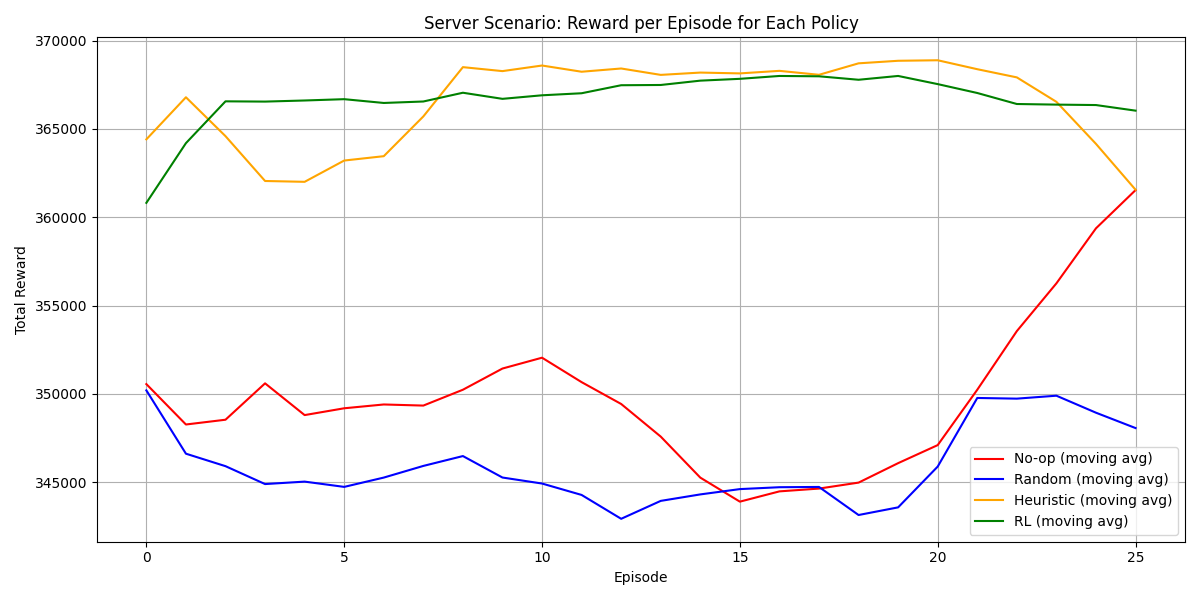

Write Python code to recreate this figure.
import numpy as np
import matplotlib.pyplot as plt
import os

REWARDS_DIR = "Second Scenario - Server/rewards"

def load_rewards(filename):
    """"Load rewards data from a .npy file."""
    path = os.path.join(REWARDS_DIR, filename)
    if not os.path.exists(path):
        print(f"File not found: {path}")
        return None
    return np.load(path)

def moving_average(data, window=5):
    """Compute the moving average of the data with a specified window size."""
    return np.convolve(data, np.ones(window)/window, mode='valid')

def main():
    """Main function to compare strategies in the server scenario."""
    rewards_files = {
        "No-op": "rewards_noop_server.npy",
        "Random": "rewards_random_server.npy",
        "Heuristic": "rewards_heuristic_server.npy",
        "RL": "rewards_rl_server.npy"
    }

    rewards_data = {}
    for label, fname in rewards_files.items():
        data = load_rewards(fname)
        if data is not None:
            rewards_data[label] = data

    plt.figure(figsize=(12, 6))
    window = 5
    colors = {
        "No-op": "red",
        "Random": "blue",
        "Heuristic": "orange",
        "RL": "green"
    }

    for label, data in rewards_data.items():
        plt.plot(
            moving_average(data, window),
            color=colors[label],
            label=f"{label} (moving avg)"
        )

    plt.xlabel("Episode")
    plt.ylabel("Total Reward")
    plt.title("Server Scenario: Reward per Episode for Each Policy")
    plt.legend()
    plt.grid()
    plt.tight_layout()
    plt.savefig("Second Scenario - Server/compare_strategies_server.png")
    plt.show()

    print("\n=== Reward Statistics ===")
    for label, data in rewards_data.items():
        print(f"{label}: mean = {np.mean(data):.2f}, std = {np.std(data):.2f}")

if __name__ == "__main__":
    main()